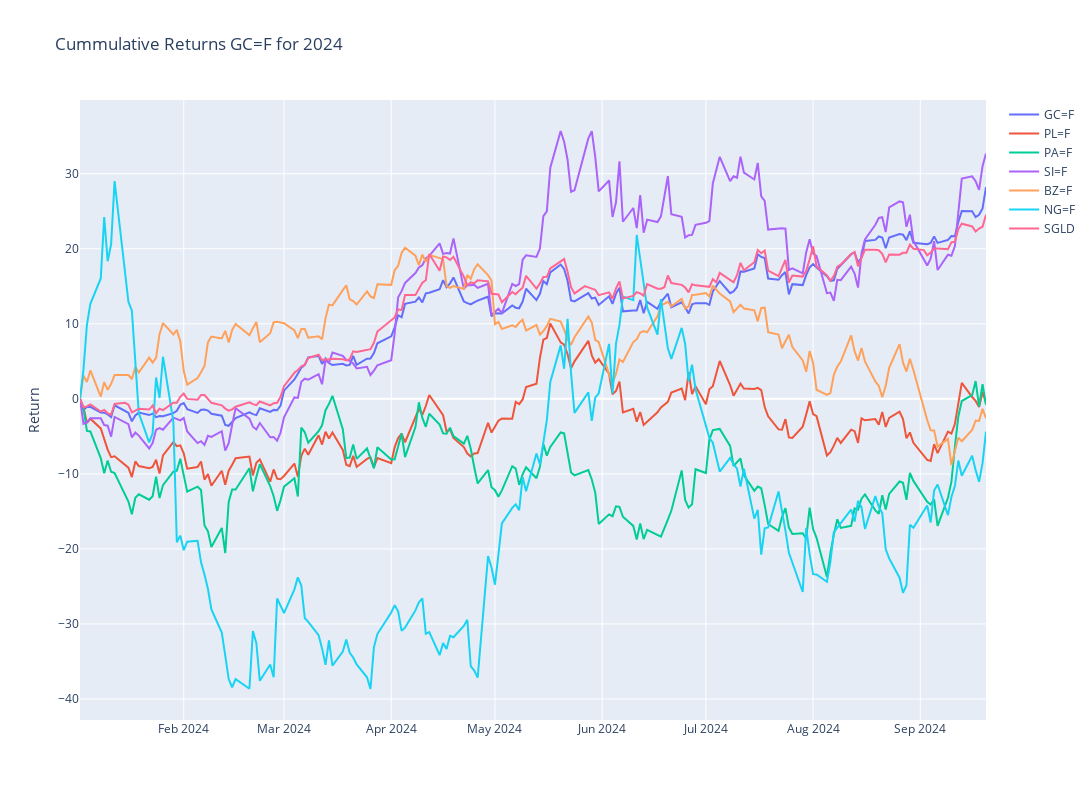

Here is the notebook cell this chart was saved with:
### Code cell
# Plotly
fig = make_subplots()

# Graph (1,1)
# Loop all stock files and get cummulative return for year
for stock in tqdm(index_list):
    f = os.path.join("../input", stock)
    df = pd.read_csv(f+".csv",index_col="Date",parse_dates=True)
    df['Cummulative_Return'] = cumulative_return(df["Adj Close"].loc[year])
    fig.add_trace(go.Scatter(x=df['Cummulative_Return'].loc[year].index,y=df['Cummulative_Return'].loc[year],mode="lines",name=stock.split('.')[0]),row=1,col=1)

# Update xaxis properties
fig.update_yaxes(title_text="Return", row=1, col=1)

fig.update_layout(height=800, width=1300,showlegend=True,title=f"Cummulative Returns {ticker} for {year}")

fig.show()

### Figure 1 — Plotly figure (JSON) as saved in the notebook; plotly's stock layout.template omitted (floating-point values rounded to 4 significant figures; data arrays with more than 128 entries replaced by an {"elided": "..."} marker saying what was removed)
{"data": [{"mode": "lines", "name": "GC=F", "type": "scatter", "x": {"elided": "182 str values"}, "xaxis": "x", "y": {"elided": "182 float values"}, "yaxis": "y"}, {"mode": "lines", "name": "PL=F", "type": "scatter", "x": {"elided": "182 str values"}, "xaxis": "x", "y": {"elided": "182 float values"}, "yaxis": "y"}, {"mode": "lines", "name": "PA=F", "type": "scatter", "x": {"elided": "182 str values"}, "xaxis": "x", "y": {"elided": "182 float values"}, "yaxis": "y"}, {"mode": "lines", "name": "SI=F", "type": "scatter", "x": {"elided": "182 str values"}, "xaxis": "x", "y": {"elided": "182 float values"}, "yaxis": "y"}, {"mode": "lines", "name": "BZ=F", "type": "scatter", "x": {"elided": "182 str values"}, "xaxis": "x", "y": {"elided": "182 float values"}, "yaxis": "y"}, {"mode": "lines", "name": "NG=F", "type": "scatter", "x": {"elided": "182 str values"}, "xaxis": "x", "y": {"elided": "182 float values"}, "yaxis": "y"}, {"mode": "lines", "name": "SGLD", "type": "scatter", "x": {"elided": "185 str values"}, "xaxis": "x", "y": {"elided": "185 float values"}, "yaxis": "y"}], "layout": {"height": 800, "showlegend": true, "title": {"text": "Cummulative Returns GC=F for 2024"}, "width": 1300, "xaxis": {"anchor": "y", "domain": [0, 1]}, "yaxis": {"anchor": "x", "domain": [0, 1], "title": {"text": "Return"}}}}
